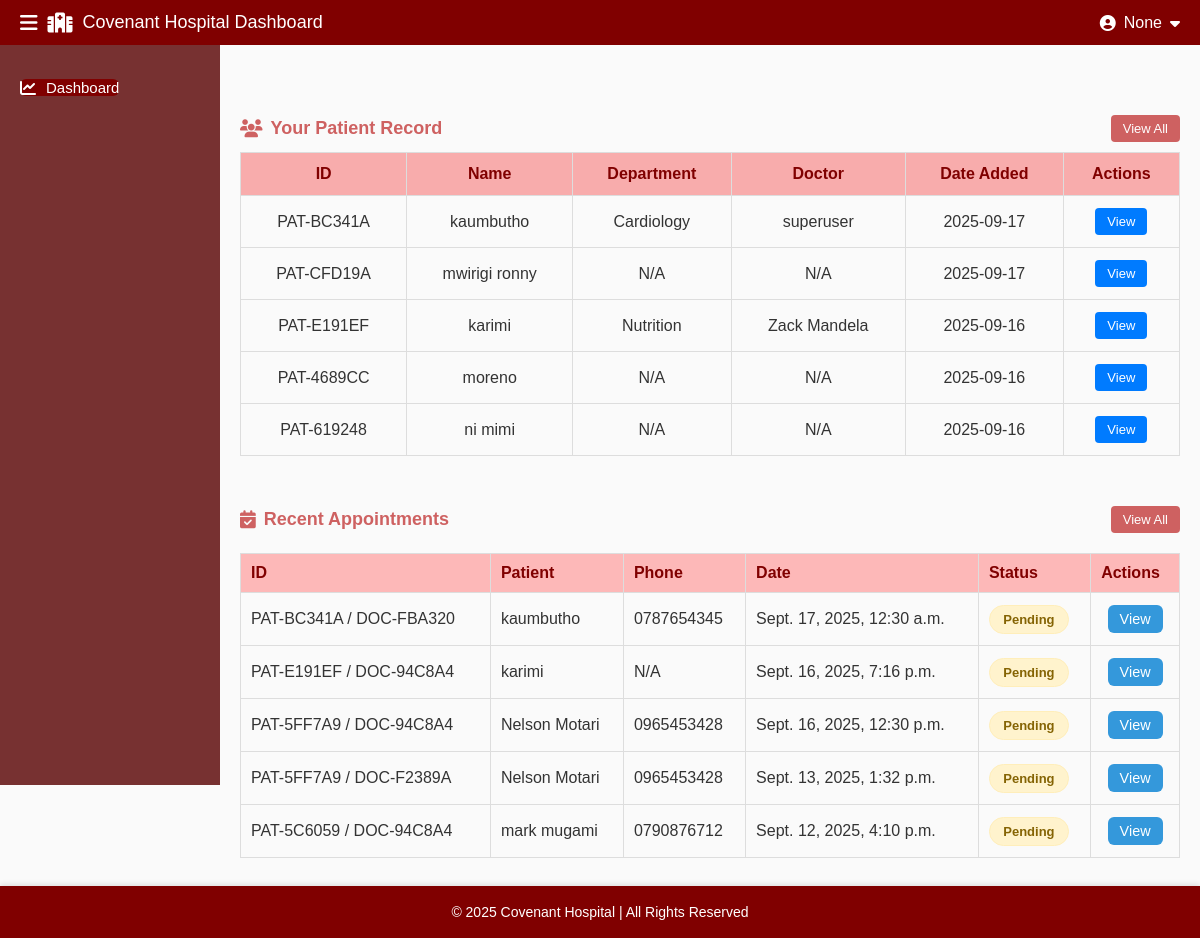
Page /dashboard/ (signed in) on the earlier database version.
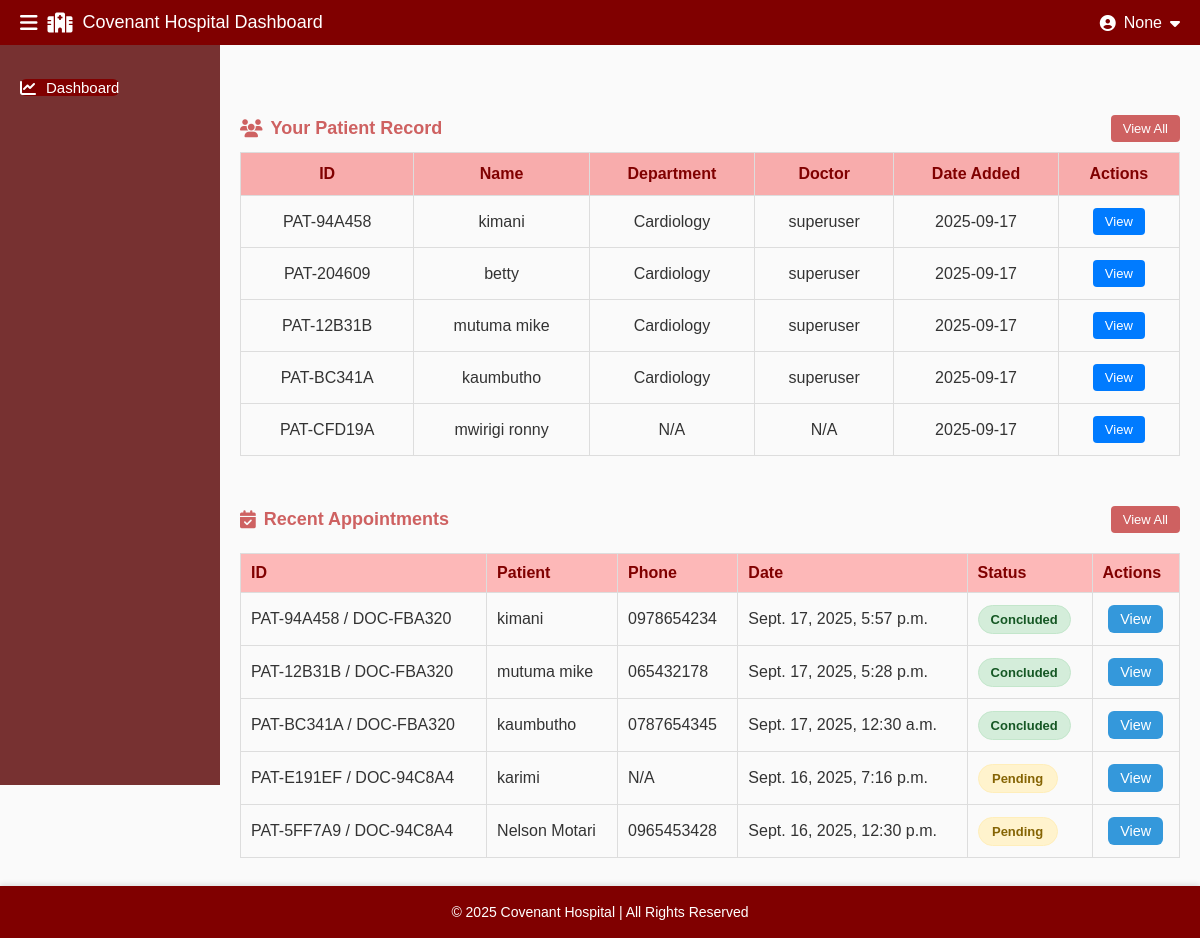
Same page on the later database version.
### core/models.py (models this page shows, shortened)
class Patient(models.Model):
    patient_id = models.CharField(max_length=20, unique=True, editable=False, blank=True, null=True)  # ✅
    name = models.CharField(max_length=200)
    phone = models.CharField(max_length=20)
    age = models.PositiveIntegerField()
    gender = models.CharField(max_length=1, choices=(('M', 'Male'), ('F', 'Female')))
    date_added = models.DateTimeField(auto_now_add=True)

class Appointment(models.Model):
    STATUS_CHOICES = (
        ('confirmed', 'Confirmed'),
        ('pending', 'Pending'),
        ('cancelled', 'Cancelled'),
    )
    patient = models.ForeignKey(Patient, on_delete=models.CASCADE, related_name="appointments")
    doctor = models.ForeignKey(Doctor, on_delete=models.SET_NULL, null=True, blank=True, related_name="appointments")
    date = models.DateTimeField()
    status = models.CharField(max_length=20, choices=STATUS_CHOICES, default='pending')

class Doctor(models.Model):
    doctor_id = models.CharField(max_length=20, unique=True, editable=False, blank=True, null=True)
    name = models.CharField(max_length=200)
    email = models.EmailField(blank=True, null=True)
    phone = models.CharField(max_length=20, blank=True, null=True)
    department = models.ForeignKey(Department, on_delete=models.SET_NULL, null=True, blank=True)
    approved = models.BooleanField(default=False)

class Department(models.Model):
    name = models.CharField(max_length=100, unique=True, default="General")
    def __str__(self):
        return self.name

### core/views.py (the view, shortened to what this page needs)
# urls.py: path("dashboard/", views.dashboard, name="dashboard"),
@session_required
def dashboard(request):
    role = request.session.get("user_role")
    doctor = None
    patient = None
    if role == "doctor":
        doctor_id = request.session.get("doctor_id")
        doctor = Doctor.objects.filter(id=doctor_id).first()
        if not doctor:
            messages.error(request, "Doctor account not linked properly.")
            return render(request, "dashboard/dashboard.html", {})
        appointments = Appointment.objects.filter(doctor=doctor).order_by("-date")[:5]
        patients = (
            Patient.objects.filter(appointments__doctor=doctor)
            .distinct()
            .order_by("-date_added")[:5]
            .prefetch_related("appointments__doctor")
        )
        reports = Report.objects.filter(author=doctor).order_by("-date")[:5]
        messages_qs = Message.objects.filter(recipient_doctor=doctor).order_by("-date_sent")[:5]
    else:  # admin/staff
        appointments = Appointment.objects.all().order_by("-date")[:5]
        patients = Patient.objects.all().order_by("-date_added")[:5]
        reports = Report.objects.all().order_by("-date")[:5]
        messages_qs = Message.objects.all().order_by("-date_sent")[:5]
    return render(request, "dashboard/dashboard.html", {
        "appointments": appointments,
        "patients": patients,
        "reports": reports,
        "messages": messages_qs,
        "session_role": role,   # 👈 role for template
        "doctor": doctor,       # 👈 doctor object if role == doctor
        "patient": patient,     # 👈 patient object if role == patient
    })

### core/context_processors.py (called while the page is built)
def session_info(request):
    role = request.session.get("user_role")
    name = None
    if role == "doctor":
        doctor_id = request.session.get("doctor_id")
        doctor = Doctor.objects.filter(id=doctor_id).first()
        if doctor:
            name = f"Dr. {doctor.name}"
    elif role == "patient":
        patient_id = request.session.get("patient_id")
        patient = Patient.objects.filter(id=patient_id).first()
        if patient:
            name = patient.name
    return {
        "session_role": role,
        "session_name": name,
    }

### templates/dashboard/dashboard.html (shortened to what this page needs)
{% extends "dashboard/base_dashboard.html" %}
{% block content %}
      <section class="patients">
  <div class="section-header">
    {% if session_role == "doctor" %}
      <h3><i class="fa-solid fa-users"></i> Recent Patients</h3>
    {% else %}
      <h3><i class="fa-solid fa-users"></i> Your Patient Record</h3>
    {% endif %}
    <a href="{% url 'patients' %}" class="btn-view-all">View All</a>
  </div>
  <div class="table-wrapper">
    <table class="patients-table">
      <thead>
        <tr>
          <th>ID</th>
          <th>Name</th>
          {% if session_role == "doctor" %}
            <th>Phone</th>
            <th>Age</th>
            <th>Gender</th>
            <th>Actions</th>
          {% else %}
            <th>Department</th>
            <th>Doctor</th>
            <th>Date Added</th>
            <th>Actions</th>
          {% endif %}
        </tr>
      </thead>
      <tbody>
        {% for p in patients %}
          <tr>
            <td>{{ p.patient_id }}</td>
            <td class="patient-name">{{ p.name }}</td>
            {% if session_role == "doctor" %}
              <td>{{ p.phone }}</td>
              <td>{{ p.age }}</td>
              <td>{{ p.gender }}</td>
              <td>
  <div class="action-buttons">
    {% if session_role == "doctor" %}
      <a href="{% url 'patient_detail' p.patient_id %}" class="btn-action view">View</a>
      <a href="#" class="btn-action update">Update</a>
    {% else %}
      <a href="{% url 'patient_detail' p.patient_id %}" class="btn-action view">View</a>
    {% endif %}
  </div>
</td>
            {% else %}
              <td>
                {% with appt=p.appointments.first %}
                  {% if appt and appt.doctor %}
                    {{ appt.doctor.department }}
                  {% else %}
                    N/A
                  {% endif %}
                {% endwith %}
              </td>
              <td>
  {% with appt=p.appointments.first %}
    {% if appt and appt.doctor %}
      {{ appt.doctor.name }}
    {% else %}
      N/A
    {% endif %}
  {% endwith %}
</td>
              <td>{{ p.date_added|date:"Y-m-d" }}</td>
              <td>
                <a href="{% url 'patient_detail' p.patient_id %}" class="btn-action view">View</a>
              </td>
            {% endif %}
          </tr>
        {% empty %}
          <tr><td colspan="7">No patients found.</td></tr>
        {% endfor %}
      </tbody>
    </table>
  </div>
</section>
      <section class="appointments">
        <div class="section-header">
          <h3><i class="fa-solid fa-calendar-check"></i> Recent Appointments</h3>
          <a href="{% url 'appointments' %}" class="btn-view-all">View All</a>
        </div>
        <div class="table-wrapper">
          <table class="appointments-table">
            <thead>
              <tr>
                <th>ID</th>
                <th>Patient</th>
                <th>Phone</th>
                <th>Date</th>
                <th>Status</th>
                <th>Actions</th>
              </tr>
            </thead>
            <tbody>
              {% for appt in appointments %}
              <tr>
                <td>{% if session_role == "doctor" %}
    {{ appt.patient.patient_id }}
  {% elif session_role == "patient" %}
    {{ appt.doctor.doctor_id }}
  {% else %}
    {{ appt.patient.patient_id }} / {{ appt.doctor.doctor_id }}
  {% endif %}</td>
                <td>{{ appt.patient.name }}</td>
                <td>{{ appt.patient.phone }}</td>
                <td>{{ appt.date }}</td>
                <td><span class="status {{ appt.status|lower }}">{{ appt.status }}</span></td>
                <td>
  <div class="action-buttons">
    <a href="{% url 'appointment_detail' appt.id %}" class="btn-action view">View</a>
  </div>
</td>
              </tr>
              {% empty %}
              <tr><td colspan="5">No appointments found.</td></tr>
              {% endfor %}
            </tbody>
          </table>
        </div>
      </section>
{% endblock %}

Differences in the rows shown:
no longer on this page (row unchanged): Patient: patient_id "PAT-E191EF", name "karimi", appointments.first.doctor.department "Nutrition", appointments.first.doctor.name "Zack Mandela", date_added "2025-09-16"
no longer on this page (row unchanged): Patient: patient_id "PAT-4689CC", name "moreno", shows "N/A", date_added "2025-09-16"
no longer on this page (row unchanged): Patient: patient_id "PAT-619248", name "ni mimi", shows "N/A", date_added "2025-09-16"
no longer on this page (row unchanged): Appointment: patient.patient_id "PAT-5FF7A9", doctor.doctor_id "DOC-F2389A", patient.name "Nelson Motari", patient.phone "0965453428", date "Sept. 13, 2025, 1:32 p.m.", status "Pending"
no longer on this page (row unchanged): Appointment: patient.patient_id "PAT-5C6059", doctor.doctor_id "DOC-94C8A4", patient.name "mark mugami", patient.phone "0790876712", date "Sept. 12, 2025, 4:10 p.m.", status "Pending"
added Patient: patient_id "PAT-94A458", name "kimani", appointments.first.doctor.department "Cardiology", appointments.first.doctor.name "superuser", date_added "2025-09-17"
added Patient: patient_id "PAT-204609", name "betty", appointments.first.doctor.department "Cardiology", appointments.first.doctor.name "superuser", date_added "2025-09-17"
added Patient: patient_id "PAT-12B31B", name "mutuma mike", appointments.first.doctor.department "Cardiology", appointments.first.doctor.name "superuser", date_added "2025-09-17"
added Appointment: patient.patient_id "PAT-94A458", doctor.doctor_id "DOC-FBA320", patient.name "kimani", patient.phone "0978654234", date "Sept. 17, 2025, 5:57 p.m.", status "Concluded"
added Appointment: patient.patient_id "PAT-12B31B", doctor.doctor_id "DOC-FBA320", patient.name "mutuma mike", patient.phone "065432178", date "Sept. 17, 2025, 5:28 p.m.", status "Concluded"
changed Appointment "Sept. 17, 2025, 12:30 a.m.": status "Pending" → "Concluded"
